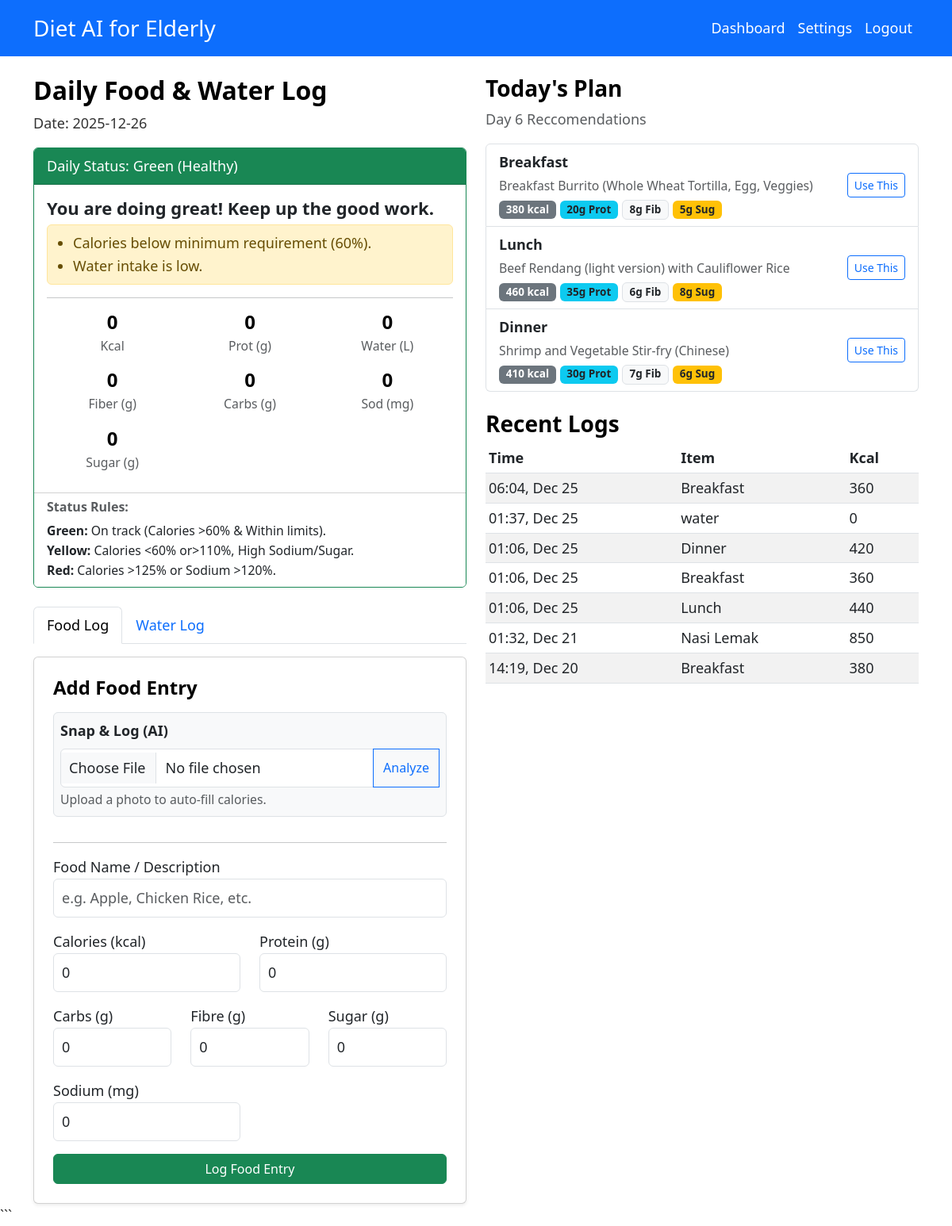
The page /pages/food-log.php (signed in) on the database as committed earlier.
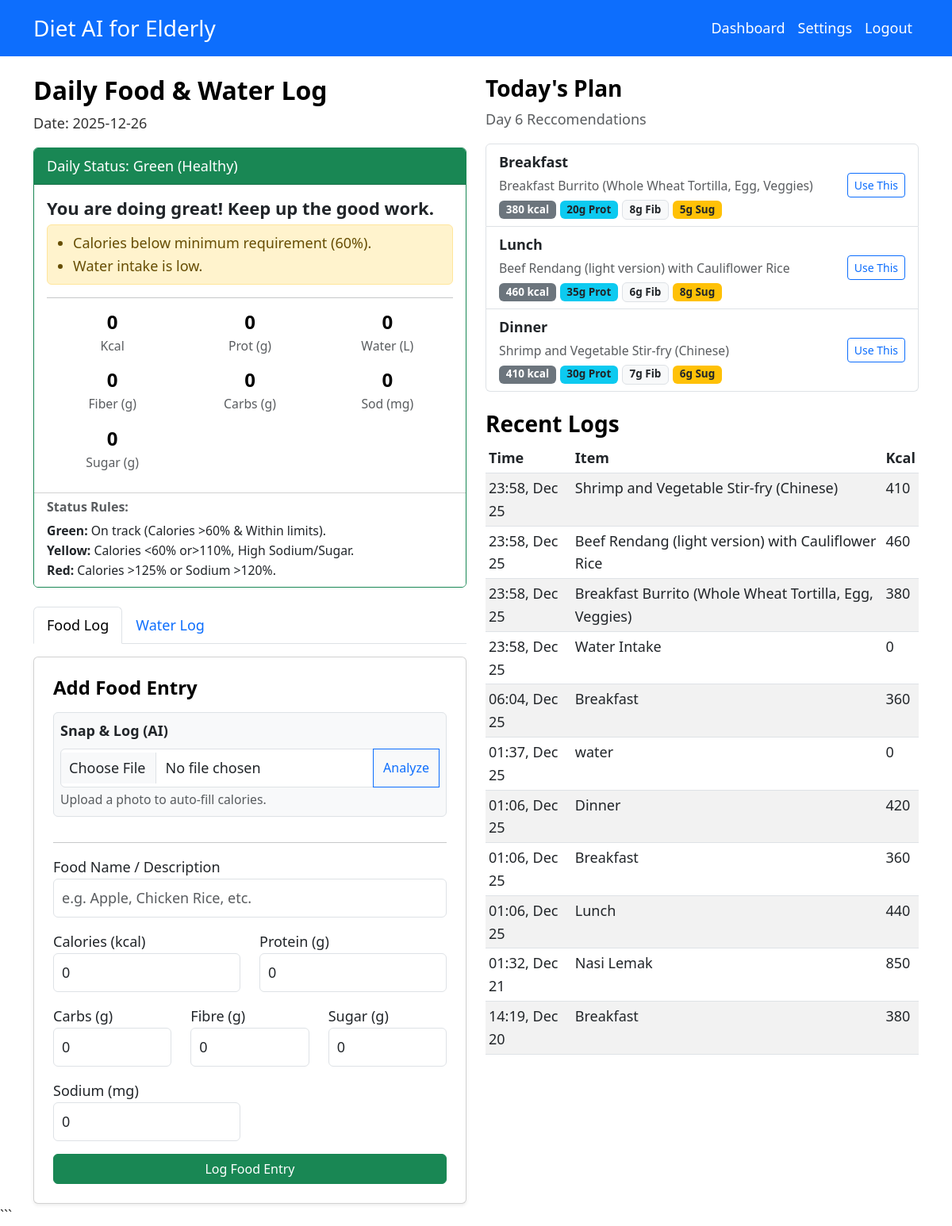
The same page on the database as committed later.
### tables this page shows
CREATE TABLE `meals` (
  `mealID` varchar(50) NOT NULL,
  `dietPlanID` varchar(50) NOT NULL,
  `mealType` varchar(50) NOT NULL,
  `totalCalories` double DEFAULT 0,
  `totalFibre` double DEFAULT 0,
  `totalProtein` double DEFAULT 0,
  `totalCarbs` double DEFAULT 0,
  `totalSodium` double DEFAULT 0,
  `totalCholesterol` double DEFAULT 0,
  `day` int(11) NOT NULL DEFAULT 1,
  `totalSugar` double DEFAULT 0
);

CREATE TABLE `food_logs` (
  `logID` varchar(50) NOT NULL,
  `elderlyID` varchar(50) NOT NULL,
  `foodName` varchar(100) NOT NULL,
  `calories` double DEFAULT 0,
  `protein` double DEFAULT 0,
  `carbs` double DEFAULT 0,
  `fibre` double DEFAULT 0,
  `sugar` double DEFAULT 0,
  `sodium` double DEFAULT 0,
  `loggedAt` datetime NOT NULL DEFAULT current_timestamp()
);

### includes/auth.php (called while the page is built, shortened)
<?php
function getCurrentUser()
{
    global $pdo;
    require_once __DIR__ . '/../classes/User.php';
    require_once __DIR__ . '/../classes/SubUsers.php';
    $stmt = $pdo->prepare("SELECT * FROM users WHERE userID = ?");
    $stmt->execute([$_SESSION['user_id']]);
    $data = $stmt->fetch(PDO::FETCH_ASSOC);
    if ($data) {
        switch ($data['role']) {
            case 'Elderly':
            case 'User':
                return new Elderly($pdo, $data);
        }
    }
    return null;
}
?>

### classes/User.php (called while the page is built, shortened)
<?php
class User implements UserStrategy
{
    public function __construct($pdo, $data = null)
    {
        $this->pdo = $pdo;
        if ($data) {
            $this->userID = $data['userID'] ?? null;
        }
    }
}
?>

### classes/SubUsers.php (called while the page is built, shortened)
<?php
require_once 'User.php';
class Elderly extends User
{
    public function __construct($pdo, $data = null)
    {
        $this->assignedDietitianID = $data['assignedDietitianID'] ?? null;
        if ($this->userID && $this->assignedDietitianID === null) {
            $stmt = $this->pdo->prepare("SELECT assignedDietitianID FROM elderly WHERE elderlyID = ?");
            $stmt->execute([$this->userID]);
            $res = $stmt->fetchColumn();
        }
    }
}
?>

### classes/Progress.php (called while the page is built, shortened)
<?php
class Progress
{
    private $pdo;
    private $elderlyID;
    public $date;
    public $caloriesTaken = 0;
    public $waterIntake = 0;
    public function __construct($pdo, $elderlyID)
    {
        $this->pdo = $pdo;
        $this->elderlyID = $elderlyID;
        $this->date = date('Y-m-d');
        $this->loadOrCreate();
    }
    private function loadOrCreate()
    {
        $stmt = $this->pdo->prepare("SELECT * FROM progress WHERE elderlyID = ? AND date = ?");
        $stmt->execute([$this->elderlyID, $this->date]);
        $data = $stmt->fetch();
        if ($data) {
            $this->progressID = $data['progressID'];
            $this->caloriesTaken = $data['caloriesTaken'];
            $this->proteinTaken = $data['proteinTaken'];
            $this->waterIntake = $data['waterIntake'];
            $this->fiberTaken = $data['fiberTaken'] ?? 0;
            $this->carbohydrateTaken = $data['carbohydrateTaken'] ?? 0;
            $this->sodiumTaken = $data['sodiumTaken'] ?? 0;
            $this->sugarTaken = $data['sugarTaken'] ?? 0;
            $this->fatTaken = $data['fatTaken'] ?? 0;
            $this->setStateFromString($data['state']);
        } else {
            $stmtP = $this->pdo->prepare("SELECT dietPlanID FROM diet_plans WHERE elderlyID = ? ORDER BY createdAt DESC LIMIT 1");
            $stmtP->execute([$this->elderlyID]);
            $plan = $stmtP->fetch();
            $dietPlanID = $plan ? $plan['dietPlanID'] : null;
            $this->progressID = uniqid('PG_');
            $stmt = $this->pdo->prepare("INSERT INTO progress (progressID, elderlyID, dietPlanID, date, state) VALUES (?, ?, ?, ?, 'Green')");
            $stmt->execute([$this->progressID, $this->elderlyID, $dietPlanID, $this->date]);
        }
    }
    public function getStatusColor()
    {
        return 'success';
    }
    public function getReasons()
    {
        require_once __DIR__ . '/Profile.php';
        $profile = new Profile($this->pdo, $this->elderlyID);
        $reasons = [];
        $calLimit = ($profile->caloriesLimit > 0) ? $profile->caloriesLimit : 2000;
        $sodLimit = ($profile->sodiumLimit > 0) ? $profile->sodiumLimit : 2300;
        $sugarLimit = ($profile->sugarLimit > 0) ? $profile->sugarLimit : 50;
        $calRatio = ($calLimit > 0) ? $this->caloriesTaken / $calLimit : 0;
        if ($calRatio < 0.6)
            $reasons[] = "Calories below minimum requirement (60%).";
        if ($this->waterIntake < 1.0)
            $reasons[] = "Water intake is low.";
        return $reasons;
    }
}
?>

### classes/Profile.php (called while the page is built, shortened)
<?php
class Profile
{
    private $pdo;
    private $elderlyID;
    public function __construct($pdo, $elderlyID = null)
    {
        $this->pdo = $pdo;
        $this->elderlyID = $elderlyID;
        if ($elderlyID) {
            $this->load();
        }
    }
    private function load()
    {
        $stmt = $this->pdo->prepare("
            SELECT p.*, u.age, u.gender
            FROM profiles p
            JOIN users u ON p.elderlyID = u.userID
            WHERE p.elderlyID = ?
        ");
        $stmt->execute([$this->elderlyID]);
        $data = $stmt->fetch();
        if ($data) {
            $this->caloriesLimit = $data['caloriesLimit'];
            $this->sugarLimit = $data['sugarLimit'];
            $this->sodiumLimit = $data['sodiumLimit'];
        }
    }
}
?>

### pages/food-log.php (the view, shortened to what the changed rows need)
<?php
require_once '../includes/auth.php';
require_once '../includes/db.php';
require_once '../classes/Progress.php';
require_once '../classes/SubUsers.php';
$loggedInUser = getCurrentUser();
$targetUser = $loggedInUser;
$user = $targetUser;
$progress = new Progress($pdo, $targetUser->userID);
include '../includes/header.php';
?>
<div class="row">
    <div class="col-md-6">
        <h2>Daily Food & Water Log</h2>
        <div class="card mb-4 border-<?= $progress->getStatusColor() ?>">
            <div class="card-body">
                <?php
                $reasons = $progress->getReasons();
                if (!empty($reasons)):
                    ?>
                    <div class="alert alert-warning d-flex align-items-center mt-2 p-2">
                        <ul class="mb-0 ps-3">
                            <?php foreach ($reasons as $reason): ?>
                                <li><?= htmlspecialchars($reason) ?></li>
                            <?php endforeach; ?>
                        </ul>
                    </div>
                <?php endif; ?>
            </div>
        </div>
    </div>
    <div class="col-md-6">
        <?php
        $stmt = $pdo->prepare("
            SELECT dp.*
            FROM diet_plans dp
            JOIN diet_plan_approvals dpa ON dp.dietPlanID = dpa.dietPlanID
            WHERE dp.elderlyID = ? AND dpa.status = 'Approved'
            ORDER BY dp.createdAt DESC LIMIT 1
        ");
        $stmt->execute([$user->userID]);
        $planData = $stmt->fetch();
        if ($planData) {
            $activePlan = new DietPlan($pdo, $planData);
            $start = new DateTime($activePlan->createdAt);
            $now = new DateTime();
            $diff = $now->diff($start)->days;
            $duration = $activePlan->duration ?? 7;
            $dayNum = ($diff % $duration) + 1;
            $mstmt = $pdo->prepare("SELECT * FROM meals WHERE dietPlanID = ? AND day = ? ORDER BY mealID ASC");
            $mstmt->execute([$activePlan->dietPlanID, $dayNum]);
            $todayMeals = $mstmt->fetchAll();
        } else {
            $todayMeals = [];
        }
        ?>
        <?php if (!empty($todayMeals)): ?>
            <div class="list-group mb-4">
                <?php foreach ($todayMeals as $meal):
                    $fstmt = $pdo->prepare("SELECT foodName FROM foods WHERE mealID = ?");
                    $fstmt->execute([$meal['mealID']]);
                    $foods = $fstmt->fetchAll(PDO::FETCH_COLUMN);
                    $foodDesc = implode(', ', $foods);
                    ?>
                    <div class="list-group-item list-group-item-action d-flex justify-content-between align-items-center">
                        <div>
                            <strong><?= htmlspecialchars($meal['mealType']) ?></strong>
                            <br>
                            <span class="small text-muted"><?= htmlspecialchars($foodDesc) ?></span>
                            <br>
                            <span class="badge bg-secondary"><?= $meal['totalCalories'] ?> kcal</span>
                            <span class="badge bg-info text-dark"><?= $meal['totalProtein'] ?>g Prot</span>
                            <span class="badge bg-light text-dark border"><?= $meal['totalFibre'] ?>g Fib</span>
                            <span class="badge bg-warning text-dark"><?= $meal['totalSugar'] ?? 0 ?>g Sug</span>
                        </div>
                        <button type="button" class="btn btn-sm btn-outline-primary"
                            onclick="fillQuickLog(<?= $meal['totalCalories'] ?>, <?= $meal['totalProtein'] ?>, <?= $meal['totalCarbs'] ?>, <?= $meal['totalFibre'] ?>, <?= $meal['totalSodium'] ?>, <?= $meal['totalSugar'] ?? 0 ?>, '<?= htmlspecialchars(addslashes($foodDesc)) ?>')">
                            <i class="bi bi-arrow-left-circle"></i> Use This
                        </button>
                    </div>
                <?php endforeach; ?>
            </div>
        <?php else: ?>
            <div class="alert alert-light border">
                No active diet plan found. <a href="diet-plan.php">Create one?</a>
            </div>
        <?php endif; ?>
        <?php
        $lstmt = $pdo->prepare("SELECT * FROM food_logs WHERE elderlyID = ? ORDER BY loggedAt DESC LIMIT 20");
        $lstmt->execute([$user->userID]);
        $logs = $lstmt->fetchAll();
        ?>
        <?php if (empty($logs)): ?>
            <div class="alert alert-secondary">No food history found. Start logging!</div>
        <?php else: ?>
            <div class="table-responsive">
                <table class="table table-sm table-striped">
                    <thead>
                        <tr>
                            <th>Time</th>
                            <th>Item</th>
                            <th>Kcal</th>
                        </tr>
                    </thead>
                    <tbody>
                        <?php foreach ($logs as $log): ?>
                            <tr>
                                <td><?= date('H:i, M d', strtotime($log['loggedAt'])) ?></td>
                                <td><?= htmlspecialchars($log['foodName']) ?></td>
                                <td><?= $log['calories'] ?></td>
                            </tr>
                        <?php endforeach; ?>
                    </tbody>
                </table>
            </div>
        <?php endif; ?>
    </div>
</div>
<?php include '../includes/footer.php'; ?>

Rows that differ between the two databases and show on the page:
added food_logs: loggedAt "23:58, Dec 25", foodName "Shrimp and Vegetable Stir-fry (Chinese)", calories "410"
added food_logs: loggedAt "23:58, Dec 25", foodName "Beef Rendang (light version) with Cauliflower Rice", calories "460"
added food_logs: loggedAt "23:58, Dec 25", foodName "Breakfast Burrito (Whole Wheat Tortilla, Egg, Veggies)", calories "380"
added food_logs: loggedAt "23:58, Dec 25", foodName "Water Intake", calories "0"
